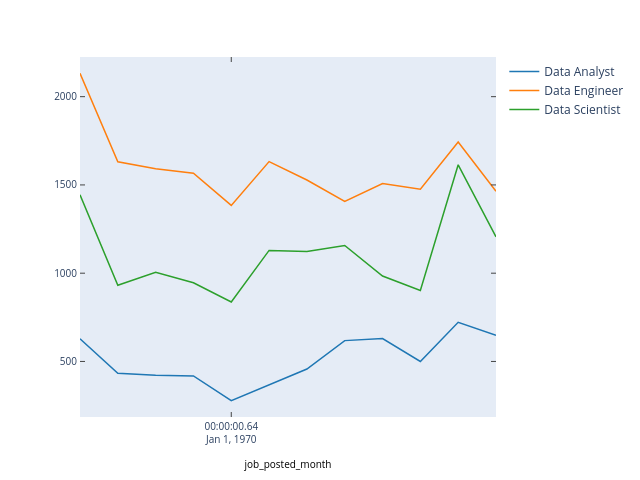

The notebook cell this image was saved under:
### Code cell
# For html5 charts I have installed plotly
from plotly.tools import mpl_to_plotly
import warnings
warnings.filterwarnings("ignore", category=UserWarning)

fig_matplotlib = df_pivot[top_3].plot().get_figure()
fig_plotly = mpl_to_plotly(fig_matplotlib)

fig_plotly.show()

### Figure 1 — Plotly figure (JSON) as saved in the notebook; plotly's stock layout.template omitted (floating-point values rounded to 4 significant figures)
{"data": [{"line": {"color": "rgba (31, 119, 180, 1)", "dash": "solid", "width": 1.5}, "mode": "lines", "name": "Data Analyst", "type": "scatter", "x": [636, 637, 638, 639, 640, 641, 642, 643, 644, 645, 646, 647], "xaxis": "x", "y": [628, 433, 422, 418, 278, 367, 457, 618, 630, 500, 722, 648], "yaxis": "y"}, {"line": {"color": "rgba (255, 127, 14, 1)", "dash": "solid", "width": 1.5}, "mode": "lines", "name": "Data Engineer", "type": "scatter", "x": [636, 637, 638, 639, 640, 641, 642, 643, 644, 645, 646, 647], "xaxis": "x", "y": [2132, 1631, 1591, 1566, 1384, 1632, 1528, 1407, 1508, 1476, 1743, 1464], "yaxis": "y"}, {"line": {"color": "rgba (44, 160, 44, 1)", "dash": "solid", "width": 1.5}, "mode": "lines", "name": "Data Scientist", "type": "scatter", "x": [636, 637, 638, 639, 640, 641, 642, 643, 644, 645, 646, 647], "xaxis": "x", "y": [1444, 932, 1005, 946, 837, 1129, 1123, 1157, 984, 902, 1614, 1206], "yaxis": "y"}], "layout": {"autosize": false, "height": 480, "hovermode": "closest", "margin": {"b": 52, "l": 80, "pad": 0, "r": 63, "t": 57}, "showlegend": true, "width": 640, "xaxis": {"anchor": "y", "domain": [0, 1], "mirror": "ticks", "nticks": 1, "range": [636, 647], "showgrid": false, "showline": true, "side": "bottom", "tickfont": {"size": 10}, "ticks": "inside", "title": {"font": {"color": "#000000", "size": 10}, "text": "job_posted_month"}, "type": "date", "zeroline": false}, "yaxis": {"anchor": "x", "domain": [0, 1], "mirror": "ticks", "nticks": 10, "range": [185.3, 2225.0], "showgrid": false, "showline": true, "side": "left", "tickfont": {"size": 10}, "ticks": "inside", "type": "linear", "zeroline": false}}}
